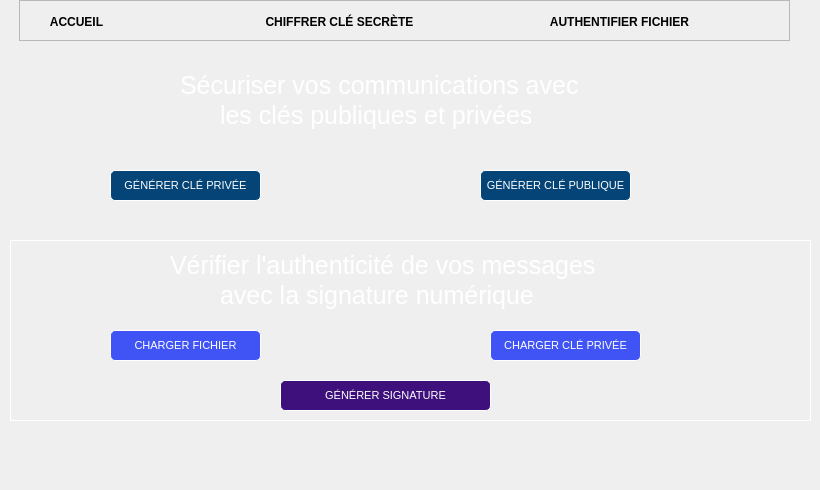
    <widget class="QWidget" name="page">
     <widget class="QLabel" name="label_16">
      <property name="geometry">
       <rect>
        <x>20</x>
        <y>-20</y>
        <width>771</width>
        <height>481</height>
       </rect>
      </property>
      <property name="styleSheet">
       <string notr="true"/>
      </property>
      <property name="text">
       <string/>
      </property>
     </widget>
     <widget class="QFrame" name="frame_7">
      <property name="geometry">
       <rect>
        <x>19</x>
        <y>0</y>
        <width>771</width>
        <height>41</height>
       </rect>
      </property>
      <property name="frameShape">
       <enum>QFrame::StyledPanel</enum>
      </property>
      <property name="frameShadow">
       <enum>QFrame::Raised</enum>
      </property>
      <widget class="QPushButton" name="pushButton_12">
       <property name="geometry">
        <rect>
         <x>20</x>
         <y>10</y>
         <width>75</width>
         <height>23</height>
        </rect>
       </property>
       <property name="styleSheet">
        <string notr="true">QPushButton {
background-color: none;
border: none;
font: 8pt &quot;Nirmala UI&quot;;
font-size: 12px;
font-weight: bold;
}</string>
       </property>
       <property name="text">
        <string>ACCUEIL</string>
       </property>
      </widget>
      <widget class="QPushButton" name="pushButton_13">
       <property name="geometry">
        <rect>
         <x>220</x>
         <y>10</y>
         <width>201</width>
         <height>23</height>
        </rect>
       </property>
       <property name="styleSheet">
        <string notr="true">QPushButton {
background-color: none;
border: none;
font: 8pt &quot;Nirmala UI&quot;;
font-size: 12px;
font-weight: bold;
}

QPushButton:hover  {
border: 1px solid black
}</string>
       </property>
       <property name="text">
        <string>CHIFFRER CLÉ SECRÈTE</string>
       </property>
      </widget>
      <widget class="QPushButton" name="pushButton_14">
       <property name="geometry">
        <rect>
         <x>500</x>
         <y>10</y>
         <width>201</width>
         <height>23</height>
        </rect>
       </property>
       <property name="styleSheet">
        <string notr="true">QPushButton {
background-color: none;
border: none;
font: 8pt &quot;Nirmala UI&quot;;
font-size: 12px;
font-weight: bold;
}

QPushButton:hover  {
border: 1px solid black
}</string>
       </property>
       <property name="text">
        <string>AUTHENTIFIER FICHIER</string>
       </property>
      </widget>
     </widget>
     <widget class="QLabel" name="label_17">
      <property name="geometry">
       <rect>
        <x>180</x>
        <y>70</y>
        <width>401</width>
        <height>31</height>
       </rect>
      </property>
      <property name="styleSheet">
       <string notr="true">font: 8pt &quot;Nirmala UI&quot;;
font-size: 25px;
background-color: none;
color: white
</string>
      </property>
      <property name="text">
       <string>Sécuriser vos communications avec</string>
      </property>
     </widget>
     <widget class="QLabel" name="label_18">
      <property name="geometry">
       <rect>
        <x>220</x>
        <y>100</y>
        <width>311</width>
        <height>31</height>
       </rect>
      </property>
      <property name="styleSheet">
       <string notr="true">font: 8pt &quot;Nirmala UI&quot;;
font-size: 25px;
background-color: none;
color: white;

</string>
      </property>
      <property name="text">
       <string>les clés publiques et privées</string>
      </property>
     </widget>
     <widget class="QPushButton" name="pushButton_15">
      <property name="geometry">
       <rect>
        <x>110</x>
        <y>170</y>
        <width>151</width>
        <height>31</height>
       </rect>
      </property>
      <property name="styleSheet">
       <string notr="true">QPushButton {
background-color: #044476;
border: 1px solid white;
font: 8pt &quot;Nirmala UI&quot;;
font-size: 11px;
color: white;
border-radius: 5px;
}</string>
      </property>
      <property name="text">
       <string>GÉNÉRER CLÉ PRIVÉE</string>
      </property>
     </widget>
     <widget class="QPushButton" name="pushButton_16">
      <property name="geometry">
       <rect>
        <x>480</x>
        <y>170</y>
        <width>151</width>
        <height>31</height>
       </rect>
      </property>
      <property name="styleSheet">
       <string notr="true">QPushButton {
background-color: #044476;
border: 1px solid white;
font: 8pt &quot;Nirmala UI&quot;;
font-size: 11px;
color: white;
border-radius: 5px;
}</string>
      </property>
      <property name="text">
       <string>GÉNÉRER CLÉ PUBLIQUE</string>
      </property>
     </widget>
     <widget class="QFrame" name="frame_8">
      <property name="geometry">
       <rect>
        <x>10</x>
        <y>240</y>
        <width>801</width>
        <height>181</height>
       </rect>
      </property>
      <property name="styleSheet">
       <string notr="true">background-color: none;
border: 1px solid white
</string>
      </property>
      <property name="frameShape">
       <enum>QFrame::StyledPanel</enum>
      </property>
      <property name="frameShadow">
       <enum>QFrame::Raised</enum>
      </property>
      <widget class="QLabel" name="label_19">
       <property name="geometry">
        <rect>
         <x>210</x>
         <y>40</y>
         <width>321</width>
         <height>31</height>
        </rect>
       </property>
       <property name="styleSheet">
        <string notr="true">font: 8pt &quot;Nirmala UI&quot;;
font-size: 25px;
background-color: none;
color: white;
border: none

</string>
       </property>
       <property name="text">
        <string>avec la signature numérique</string>
       </property>
      </widget>
      <widget class="QLabel" name="label_20">
       <property name="geometry">
        <rect>
         <x>160</x>
         <y>10</y>
         <width>431</width>
         <height>31</height>
        </rect>
       </property>
       <property name="styleSheet">
        <string notr="true">font: 8pt &quot;Nirmala UI&quot;;
font-size: 25px;
background-color: none;
color: white;
border: none</string>
       </property>
       <property name="text">
        <string>Vérifier l'authenticité de vos messages</string>
       </property>
      </widget>
      <widget class="QPushButton" name="pushButton_17">
       <property name="geometry">
        <rect>
         <x>100</x>
         <y>90</y>
         <width>151</width>
         <height>31</height>
        </rect>
       </property>
       <property name="styleSheet">
        <string notr="true">QPushButton {
background-color: #4054f6;
border: 1px solid white;
font: 8pt &quot;Nirmala UI&quot;;
font-size: 11px;
color: white;
border-radius: 5px;
}</string>
       </property>
       <property name="text">
        <string>CHARGER FICHIER</string>
       </property>
      </widget>
      <widget class="QPushButton" name="pushButton_18">
       <property name="geometry">
        <rect>
         <x>480</x>
         <y>90</y>
         <width>151</width>
         <height>31</height>
        </rect>
       </property>
       <property name="styleSheet">
        <string notr="true">QPushButton {
background-color: #4054f6;
border: 1px solid white;
font: 8pt &quot;Nirmala UI&quot;;
font-size: 11px;
color: white;
border-radius: 5px;
}</string>
       </property>
       <property name="text">
        <string>CHARGER CLÉ PRIVÉE</string>
       </property>
      </widget>
      <widget class="QPushButton" name="pushButton_19">
       <property name="geometry">
        <rect>
         <x>270</x>
         <y>140</y>
         <width>211</width>
         <height>31</height>
        </rect>
       </property>
       <property name="styleSheet">
        <string notr="true">QPushButton {
background-color: #3d107b;
border: 1px solid white;
font: 8pt &quot;Nirmala UI&quot;;
font-size: 11px;
color: white;
border-radius: 5px;
}</string>
       </property>
       <property name="text">
        <string>GÉNÉRER SIGNATURE</string>
       </property>
      </widget>
     </widget>
    </widget>
